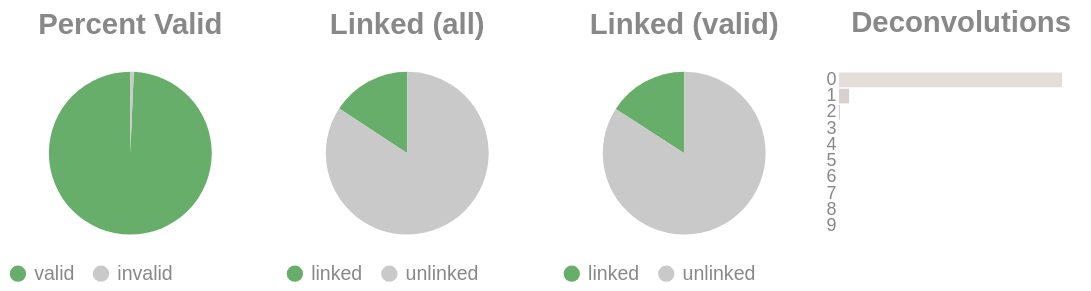

This figure's notebook cell:
### Code cell
if SKIPLR:
    pass
else:
    clash = Counter()
    for i in valids['molecule'].to_list():
        _mol = i.split("-")
        if len(_mol) == 1:
            clash.update('0')
        else:
            clash.update(_mol[-1])

    _d = {"deconvolutions": [], 'count': []}
    for k,v in clash.items():
        _d['deconvolutions'].append(k)
        _d['count'].append(v)

    tot_valid = valids['reads'].sum()
    mask = valids['reads'] >= 2
    n_linked_reads = valids.filter(mask)['reads'].sum()
    if n_linked_reads == 0:
        print_html("No linked molecules (>=2 reads) were detected; skipping linked-only distributions.")
        SKIPLR = True
    else:
        perc_valid = round(tot_valid / n_reads, 4)
        linked_perc_abs = round(n_linked_reads / n_reads, 4)
        linked_perc = round(n_linked_reads / tot_valid, 4)

    _valid = pl.DataFrame({"valids": ['valid', 'invalid'], "count": [tot_valid, n_reads - tot_valid]})
    _linked_abs = pl.DataFrame({"linked (absolute)": ['linked', 'unlinked'], "count": [n_linked_reads, n_reads - n_linked_reads]})
    _linked_rel = pl.DataFrame({"linked (valids)": ['linked', 'unlinked'], "count": [n_linked_reads, tot_valid - n_linked_reads]})

    (
        alt.hconcat(
            piechart(_valid, goodval = 'valid', title = "Percent Valid"),
            piechart(_linked_abs, goodval = "linked", title =  "Linked (all)"),
            piechart(_linked_rel, goodval = "linked", title =  "Linked (valid)"),
            convolutionbar(pl.DataFrame(_d), title = "Deconvolutions"),
            center = True,
            bounds = 'flush'
        )
        .resolve_scale(color='independent')
        .resolve_legend('independent')
        .properties(usermeta={'embedOptions': {"actions": False}})
    ).display()

### Figure 1 — Vega-Lite specification as saved in the notebook (floating-point values rounded to 4 significant figures)
{"width": "container", "height": 400, "config": {"title": {"anchor": "start", "dy": -15, "fontSize": 18, "color": "#888888", "subtitleColor": "#888888", "subtitleFontSize": 14}, "arc": {"fill": "#0072B2"}, "axis": {"domainColor": "#888888", "domainWidth": 0.5, "gridWidth": 0.2, "grid": false, "titleFontWeight": 400, "titleFontSize": 15, "labelFontSize": 11, "labelColor": "#888888", "tickColor": "#888888", "tickWidth": 0.2, "titleColor": "#888888"}, "axisBand": {"grid": false}, "axisX": {"grid": true, "tickSize": 10, "domainCap": "round"}, "axisY": {"domain": false, "grid": true, "tickSize": 0, "domainCap": "round"}, "background": "transparent", "header": {"labelFontSize": 15, "labelColor": "#888888", "titleFontSize": 15, "titleFontWeight": 600, "titleColor": "#888888"}, "legend": {"labelFont": "sans-serif", "labelFontSize": 12, "labelColor": "#888888", "symbolSize": 100, "symbolType": "circle", "titleFontSize": 12, "titlePadding": 10, "titleColor": "#888888", "title": null}, "range": {"category": ["#E69F00", "#56B4E9", "#009E73", "#F0E442", "#0072B2", "#D55E00", "#CC79A7", "#000000"], "diverging": ["#cfe8f3", "#a2d4ec", "#73bfe2", "#46abdb", "#1696d2", "#12719e"]}, "area": {"fill": "#0072B2", "fillOpacity": 0.7, "line": true, "strokeOpacity": 0.7}, "line": {"color": "#0072B2", "stroke": "#0072B2", "strokeWidth": 2}, "trail": {"color": "#0072B2", "stroke": "#0072B2", "strokeWidth": 0, "size": 1}, "point": {"filled": true, "fillOpacity": 1.0, "size": 95}, "text": {"color": "#888888", "fontSize": 11, "align": "right", "fontWeight": 400, "size": 11}, "bar": {"fill": "#0072B2", "stroke": null}, "view": {"stroke": null, "continuousWidth": 660, "continuousHeight": 400}}, "hconcat": [{"data": {"name": "data-d1262bc3c7bf865b37e9be230293c323"}, "mark": {"type": "arc"}, "encoding": {"color": {"field": "valids", "legend": {"orient": "bottom", "title": null}, "scale": {"domain": ["valid", "invalid"], "range": ["#68ae6b", "#C9C9C9"]}, "title": "Valids", "type": "nominal"}, "theta": {"field": "count", "type": "quantitative"}, "tooltip": [{"field": "valids", "title": "Valids", "type": "ordinal"}, {"field": "percent", "format": ".2%", "title": "Percent", "type": "quantitative"}, {"field": "count", "title": "Count", "type": "quantitative"}]}, "height": 100, "title": {"text": "Percent Valid", "align": "center", "anchor": "middle"}, "transform": [{"calculate": "datum.count / 4228505", "as": "percent"}], "width": 150}, {"data": {"name": "data-01729ae564ff1a8202a8ab2d29d0463d"}, "mark": {"type": "arc"}, "encoding": {"color": {"field": "linked (absolute)", "legend": {"orient": "bottom", "title": null}, "scale": {"domain": ["linked", "unlinked"], "range": ["#68ae6b", "#C9C9C9"]}, "title": "Linked (Absolute)", "type": "nominal"}, "theta": {"field": "count", "type": "quantitative"}, "tooltip": [{"field": "linked (absolute)", "title": "Linked (Absolute)", "type": "ordinal"}, {"field": "percent", "format": ".2%", "title": "Percent", "type": "quantitative"}, {"field": "count", "title": "Count", "type": "quantitative"}]}, "height": 100, "title": {"text": "Linked (all)", "align": "center", "anchor": "middle"}, "transform": [{"calculate": "datum.count / 4228505", "as": "percent"}], "width": 150}, {"data": {"name": "data-7a928d99d1af97da0a9ba5781899d2c0"}, "mark": {"type": "arc"}, "encoding": {"color": {"field": "linked (valids)", "legend": {"orient": "bottom", "title": null}, "scale": {"domain": ["linked", "unlinked"], "range": ["#68ae6b", "#C9C9C9"]}, "title": "Linked (Valids)", "type": "nominal"}, "theta": {"field": "count", "type": "quantitative"}, "tooltip": [{"field": "linked (valids)", "title": "Linked (Valids)", "type": "ordinal"}, {"field": "percent", "format": ".2%", "title": "Percent", "type": "quantitative"}, {"field": "count", "title": "Count", "type": "quantitative"}]}, "height": 100, "title": {"text": "Linked (valid)", "align": "center", "anchor": "middle"}, "transform": [{"calculate": "datum.count / 4199830", "as": "percent"}], "width": 150}, {"data": {"name": "data-b973fc289337ba16a8ea547596ed017a"}, "mark": {"type": "bar"}, "encoding": {"color": {"field": "deconvolutions", "legend": null, "scale": {"scheme": "lightgreyred"}, "type": "nominal"}, "tooltip": [{"field": "deconvolutions", "title": "Deconvolutions", "type": "ordinal"}, {"field": "percent", "format": ".2%", "title": "Percent", "type": "quantitative"}, {"field": "count", "title": "Count", "type": "quantitative"}], "x": {"axis": null, "field": "count", "type": "quantitative"}, "y": {"field": "deconvolutions", "sort": "ascending", "title": null, "type": "nominal"}}, "height": 100, "title": {"text": "Deconvolutions", "align": "center", "anchor": "middle"}, "transform": [{"calculate": "datum.count / 3834263", "as": "percent"}], "width": 150}], "bounds": "flush", "center": true, "resolve": {"legend": {"angle": "independent"}, "scale": {"color": "independent"}}, "usermeta": {"embedOptions": {"actions": false}}, "$schema": "https://vega.github.io/schema/vega-lite/v6.1.0.json", "datasets": {"data-d1262bc3c7bf865b37e9be230293c323": [{"valids": "valid", "count": 4199830}, {"valids": "invalid", "count": 28675}], "data-01729ae564ff1a8202a8ab2d29d0463d": [{"linked (absolute)": "linked", "count": 666642}, {"linked (absolute)": "unlinked", "count": 3561863}], "data-7a928d99d1af97da0a9ba5781899d2c0": [{"linked (valids)": "linked", "count": 666642}, {"linked (valids)": "unlinked", "count": 3533188}], "data-b973fc289337ba16a8ea547596ed017a": [{"deconvolutions": "0", "count": 3651509}, {"deconvolutions": "1", "count": 166547}, {"deconvolutions": "2", "count": 14218}, {"deconvolutions": "3", "count": 1711}, {"deconvolutions": "4", "count": 228}, {"deconvolutions": "5", "count": 41}, {"deconvolutions": "6", "count": 5}, {"deconvolutions": "7", "count": 2}, {"deconvolutions": "8", "count": 1}, {"deconvolutions": "9", "count": 1}]}}
